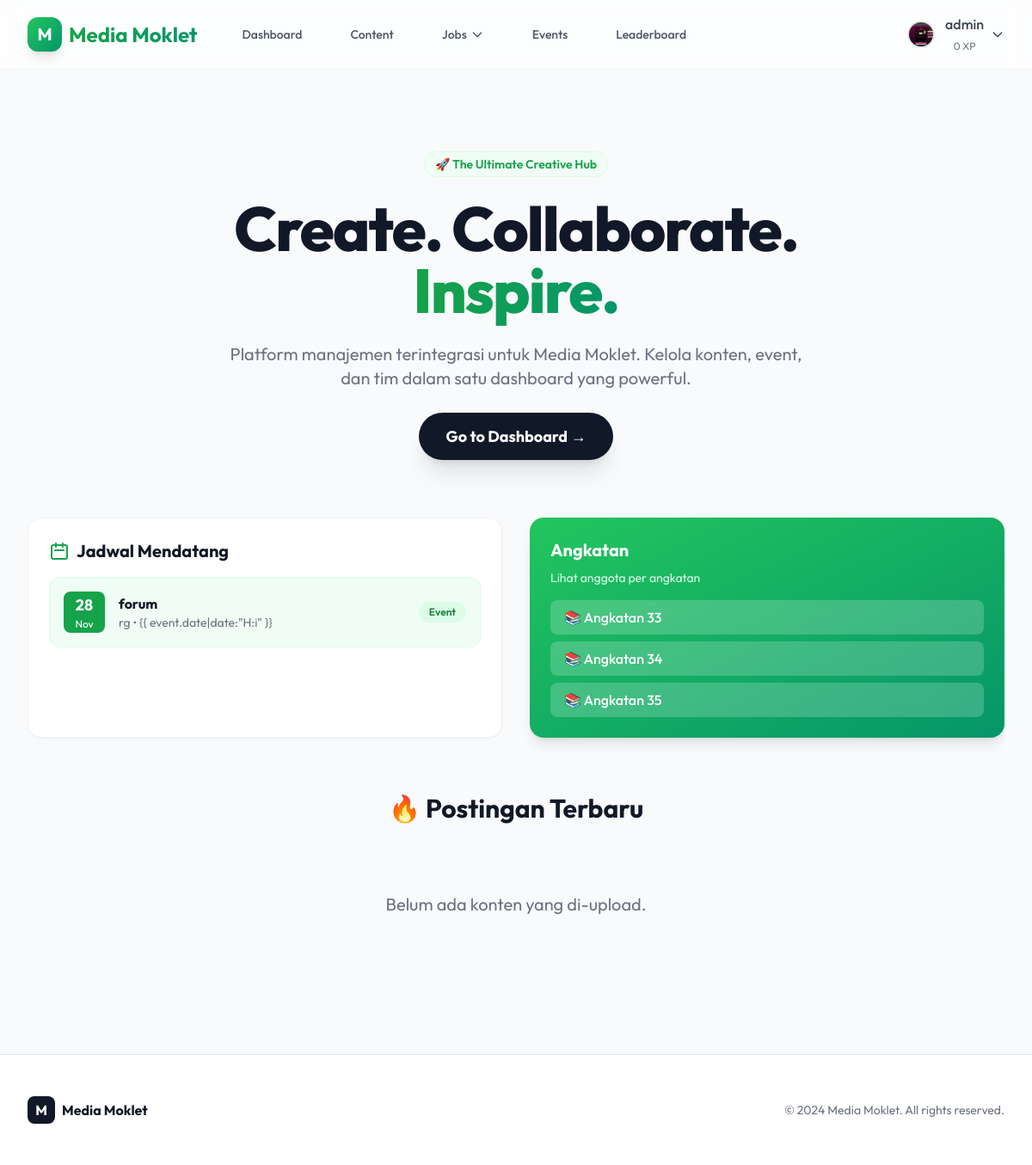
Before: / (signed in) with the older database file.
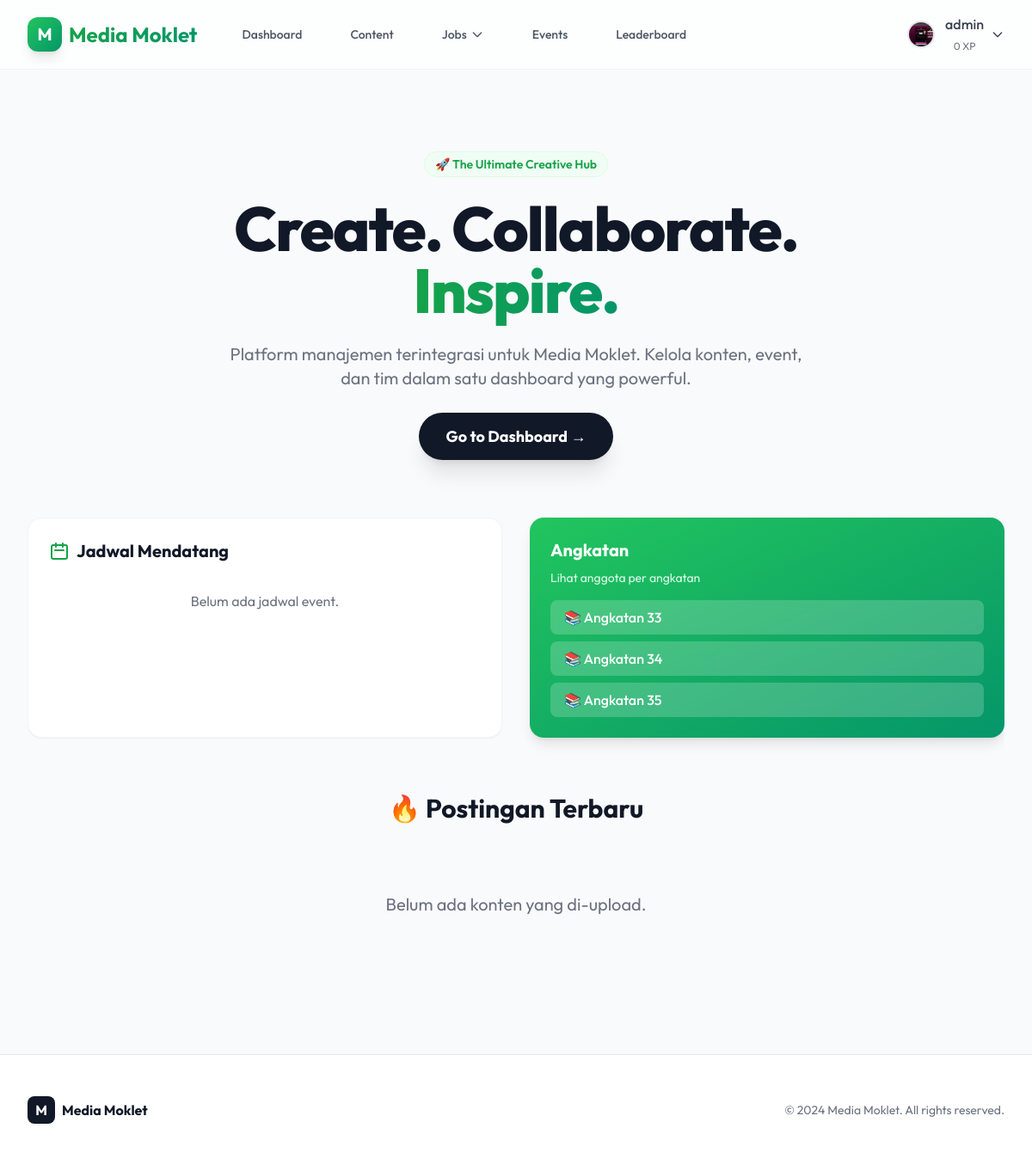
After: the same page with the newer database file.
### events/models.py (models this page shows, shortened)
class Event(models.Model):
    title = models.CharField(max_length=200, verbose_name="Nama Event")
    date = models.DateTimeField(verbose_name="Tanggal & Waktu")
    description = models.TextField(verbose_name="Deskripsi Singkat")
    location = models.CharField(max_length=200, verbose_name="Lokasi")
    needs_photo = models.BooleanField(default=False, verbose_name="Butuh Foto")
    needs_video = models.BooleanField(default=False, verbose_name="Butuh Video")
    needs_article = models.BooleanField(default=False, verbose_name="Butuh Artikel")
    coordinator = models.ForeignKey(settings.AUTH_USER_MODEL, on_delete=models.SET_NULL, null=True, related_name='coordinated_events', verbose_name="Koordinator (PIC)")
    documentation_link = models.URLField(blank=True, verbose_name="Link Dokumentasi")
    created_at = models.DateTimeField(auto_now_add=True)

### core/views.py (the view)
# urls.py: 2. Add a URL to urlpatterns:  path('', views.home, name='home')
def home(request):
    latest_posts = ContentItem.objects.filter(status='UPLOADED').order_by('-updated_at')[:10]
    top_leaders = User.objects.filter(is_active=True).order_by('-points')[:3]
    context = {
        'latest_posts': latest_posts,
        'top_leaders': top_leaders,
    }
    if request.user.is_authenticated:
        upcoming_events = Event.objects.filter(date__gte=timezone.now()).order_by('date')[:3]
        context['upcoming_events'] = upcoming_events
    return render(request, 'core/home.html', context)

### core/templates/core/home.html (shortened to what the changed rows need)
{% extends 'core/base.html' %}
{% block content %}
<div class="relative overflow-hidden">
    <div class="text-center py-16 lg:py-20 relative z-10">
        <div class="animate-fade-in-up">
            <h1 class="text-5xl md:text-7xl font-extrabold text-gray-900 tracking-tight mb-6">
                Create. Collaborate. <br>
                <span
                    class="text-transparent bg-clip-text bg-gradient-to-r from-green-600 to-emerald-600">Inspire.</span>
            </h1>
        </div>
    </div>
    {% if user.is_authenticated %}
    <div class="grid grid-cols-1 md:grid-cols-2 gap-8 mb-16 animate-fade-in-up delay-100">
        <div class="bg-white p-6 rounded-2xl shadow-sm border border-gray-100">
            <h2 class="text-xl font-bold text-gray-900 mb-4 flex items-center gap-2">
                <svg class="w-6 h-6 text-green-600" fill="none" stroke="currentColor" viewBox="0 0 24 24">
                    <path stroke-linecap="round" stroke-linejoin="round" stroke-width="2"
                        d="M8 7V3m8 4V3m-9 8h10M5 21h14a2 2 0 002-2V7a2 2 0 00-2-2H5a2 2 0 00-2 2v12a2 2 0 002 2z">
                    </path>
                </svg>
                Jadwal Mendatang
            </h2>
            <div class="space-y-3">
                {% for event in upcoming_events %}
                <div
                    class="flex items-center gap-4 p-4 bg-green-50 border border-green-100 rounded-xl hover:shadow-md transition-shadow">
                    <div
                        class="flex-shrink-0 w-12 h-12 bg-green-600 rounded-lg flex flex-col items-center justify-center text-white">
                        <span class="text-lg font-bold">{{ event.date|date:"d" }}</span>
                        <span class="text-xs">{{ event.date|date:"M" }}</span>
                    </div>
                    <div class="flex-1">
                        <h3 class="font-bold text-gray-900">{{ event.title }}</h3>
                        <p class="text-sm text-gray-500">{{ event.location|default:"Online" }} • {{
                            event.date|date:"H:i" }}</p>
                    </div>
                    <span class="px-3 py-1 bg-green-100 text-green-700 text-xs font-semibold rounded-full">Event</span>
                </div>
                {% empty %}
                <p class="text-gray-500 text-center py-4">Belum ada jadwal event.</p>
                {% endfor %}
            </div>
        </div>
    </div>
    {% endif %}
    <div class="mb-16 animate-fade-in-up delay-200">
        <h2 class="text-3xl font-bold text-gray-900 mb-8 text-center">🔥 Postingan Terbaru</h2>
    </div>
</div>
{% endblock %}

Changed rows visible on the page:
removed Event: date "28", date "Nov", title "forum", location "rg"
Other visible differences:
text now shown: "Belum ada jadwal event."
